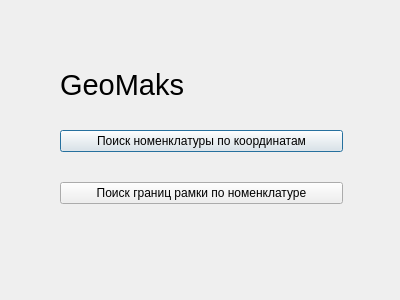
<?xml version="1.0" encoding="UTF-8"?>
<ui version="4.0">
 <class>StartMenu</class>
 <widget class="QDialog" name="StartMenu">
  <property name="geometry">
   <rect>
    <x>0</x>
    <y>0</y>
    <width>400</width>
    <height>300</height>
   </rect>
  </property>
  <property name="windowTitle">
   <string>GeoMaks</string>
  </property>
  <widget class="QWidget" name="gridLayoutWidget">
   <property name="geometry">
    <rect>
     <x>60</x>
     <y>60</y>
     <width>283</width>
     <height>168</height>
    </rect>
   </property>
   <layout class="QVBoxLayout" name="verticalLayout_4">
    <item>
     <spacer name="verticalSpacer_2">
      <property name="orientation">
       <enum>Qt::Vertical</enum>
      </property>
      <property name="sizeHint" stdset="0">
       <size>
        <width>20</width>
        <height>40</height>
       </size>
      </property>
     </spacer>
    </item>
    <item>
     <widget class="QLabel" name="label">
      <property name="font">
       <font>
        <pointsize>22</pointsize>
       </font>
      </property>
      <property name="text">
       <string>GeoMaks</string>
      </property>
     </widget>
    </item>
    <item>
     <spacer name="verticalSpacer_6">
      <property name="orientation">
       <enum>Qt::Vertical</enum>
      </property>
      <property name="sizeHint" stdset="0">
       <size>
        <width>20</width>
        <height>40</height>
       </size>
      </property>
     </spacer>
    </item>
    <item>
     <spacer name="verticalSpacer_5">
      <property name="orientation">
       <enum>Qt::Vertical</enum>
      </property>
      <property name="sizeHint" stdset="0">
       <size>
        <width>20</width>
        <height>40</height>
       </size>
      </property>
     </spacer>
    </item>
    <item>
     <spacer name="verticalSpacer">
      <property name="orientation">
       <enum>Qt::Vertical</enum>
      </property>
      <property name="sizeHint" stdset="0">
       <size>
        <width>20</width>
        <height>40</height>
       </size>
      </property>
     </spacer>
    </item>
    <item>
     <layout class="QVBoxLayout" name="verticalLayout">
      <item>
       <widget class="QPushButton" name="MapNomenclature">
        <property name="text">
         <string>Поиск номенклатуры по координатам</string>
        </property>
       </widget>
      </item>
      <item>
       <spacer name="verticalSpacer_4">
        <property name="orientation">
         <enum>Qt::Vertical</enum>
        </property>
        <property name="sizeHint" stdset="0">
         <size>
          <width>20</width>
          <height>40</height>
         </size>
        </property>
       </spacer>
      </item>
      <item>
       <widget class="QPushButton" name="MapBorders">
        <property name="text">
         <string>Поиск границ рамки по номенклатуре</string>
        </property>
       </widget>
      </item>
      <item>
       <spacer name="verticalSpacer_3">
        <property name="orientation">
         <enum>Qt::Vertical</enum>
        </property>
        <property name="sizeHint" stdset="0">
         <size>
          <width>20</width>
          <height>40</height>
         </size>
        </property>
       </spacer>
      </item>
     </layout>
    </item>
   </layout>
  </widget>
 </widget>
 <resources/>
 <connections/>
</ui>
